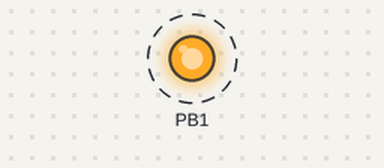
Recording of a program running on a simulated ATmega16, built with avr-gcc and emulated at 1 MHz. Parts: output pins drawn as LEDs (lit = HIGH). Dashed ring = blinking.

Above: at 0.05 s.
Timing chart, 0 to 3.0 s (numbered marks = the images above):
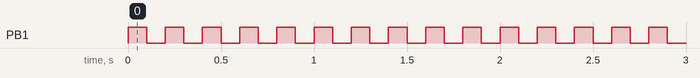

Measured:
- by itself, PB1: alternates HIGH for 0.10 s and LOW for 0.10 s

The program:

main.cpp
```cpp
#include <avr/io.h>
#include <util/delay.h>

int main() {
	DDRB |= (1 << PINB1);

	while(1) {
		PORTB ^= 0b00000010;
		_delay_ms(100);
	}

}
```
